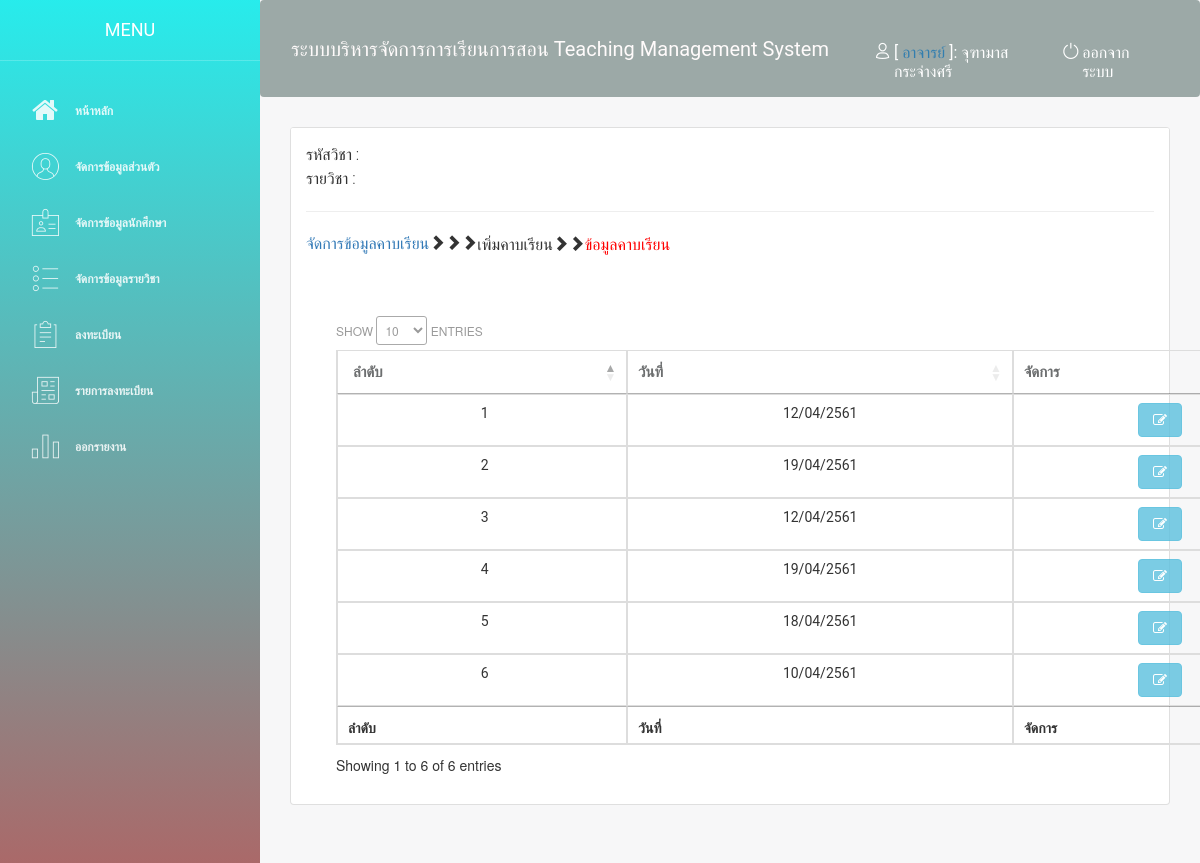
The app's page /report_cn.php (signed in) with its own data.
### tables this page shows
CREATE TABLE `checkname` (
  `cn_id` int(11) NOT NULL,
  `cn_date` date NOT NULL,
  `regis_section` varchar(11) NOT NULL
);

### report_cn.php (the view, shortened to what this page needs)
<?php
include ("connect.php");
include ("header.php");
$strSQL2 = "SELECT * FROM subject WHERE sub_id = '".$_GET["sub_id"]."' ";
 $objQuery2 = mysqli_query($con,$strSQL2) or die ("Error Query [".$strSQL2."]");
  $objResult2 = mysqli_fetch_assoc($objQuery2);
$strSQL3 = "SELECT * FROM checkname WHERE regis_section = '".$_GET["sub_id"]."' ";
$objQuery3 = mysqli_query($con,$strSQL3) or die ("Error Query [".$strSQL3."]");
?>
  <link rel="stylesheet" href="https://maxcdn.bootstrapcdn.com/bootstrap/3.3.7/css/bootstrap.min.css">
        <div class="content">
                <div class="container-fluid">
                    <div class="card">
                        <div class="card-header">
                            <p class="card-title">รหัสวิชา : <?php echo $objResult2["subject_no"];?></p>
                            <p class="card-title">รายวิชา : <?php echo $objResult2["sub_name"];?></p>
                            <hr>
                             <p><a href="pdf_stu.php?sub_id=<?=$objResult2["sub_id"]?>">จัดการข้อมูลคาบเรียน</a><span class="glyphicon glyphicon-chevron-right"></span><span class="glyphicon glyphicon-chevron-right"></span><span class="glyphicon glyphicon-chevron-right">เพิ่มคาบเรียน<span class="glyphicon glyphicon-chevron-right"></span><span class="glyphicon glyphicon-chevron-right"></span><font color="red" >ข้อมูลคาบเรียน</font></p>
                        </div>
                       <div class="card-body">
                <div class="container">
                        <div class="card-body">
  <input type="hidden" name="hdnLine" value="<?php echo $i;?>">
  <table class="table table-bordered" id="example">
                <thead>
                    <tr>
                        <th>ลำดับ</th>
                        <th>วันที่</th>
                        <th>จัดการ</th>
                    </tr>
                </thead>
                <tfoot>
                    <tr>
                       <th>ลำดับ</th>
                        <th>วันที่</th>
                        <th>จัดการ</th>
                    </tr>
                </tfoot>
                <tbody>
                 <?php
 $i=1;
   while($objResult3 = mysqli_fetch_array($objQuery3))
{
   ?>
  <tr>
  <td><div align="center">
    <?php
  echo $i;
$i++;
  ?>
</div>
  </td>
    <td><div align="center">
  <?php
  echo thaidate($objResult3["cn_date"]);
  ?>
  </div></td>
<td>
<div align="center">
  <A HREF="report_cn_view.php?cn_id=<?=$objResult3["cn_id"]?>&sub_id=<?=$objResult2["sub_id"]?>" title="ออกรายงาน" class="btn btn-info" ><i class="fa fa-edit"></i></a>
</td>
                    </tr>
                   <?php
}
?>
                </tbody>
            </table>
            </div>
                    </div>
                </div>
            </div>
  <link rel="stylesheet" href="https://maxcdn.bootstrapcdn.com/bootstrap/3.3.7/css/bootstrap.min.css">
        <link rel="stylesheet" href="https://maxcdn.bootstrapcdn.com/bootstrap/3.3.7/css/bootstrap.min.css">
        <link rel="stylesheet" type="text/css" href="http://cdn.datatables.net/1.10.12/css/jquery.dataTables.css">
<?php
     function thaidate($tDate)
  {
    $y = substr($tDate, 0, 4) + 543;
    $m = substr($tDate, 5, 2);
    $d = substr($tDate, 8, 9);
    if ($tDate == "")
    {
      return "";
    } else
    {
      return $d . "/" . $m . "/" . $y;
    }
  }
?>

### records on screen
checkname: cn_date "12/04/2561"
checkname: cn_date "19/04/2561"
checkname: cn_date "12/04/2561"
checkname: cn_date "19/04/2561"
checkname: cn_date "18/04/2561"
checkname: cn_date "10/04/2561"

### other values on screen
$typeuser "อาจารย์"
$_SESSION["User"] "จุฑามาส กระจ่างศรี"
